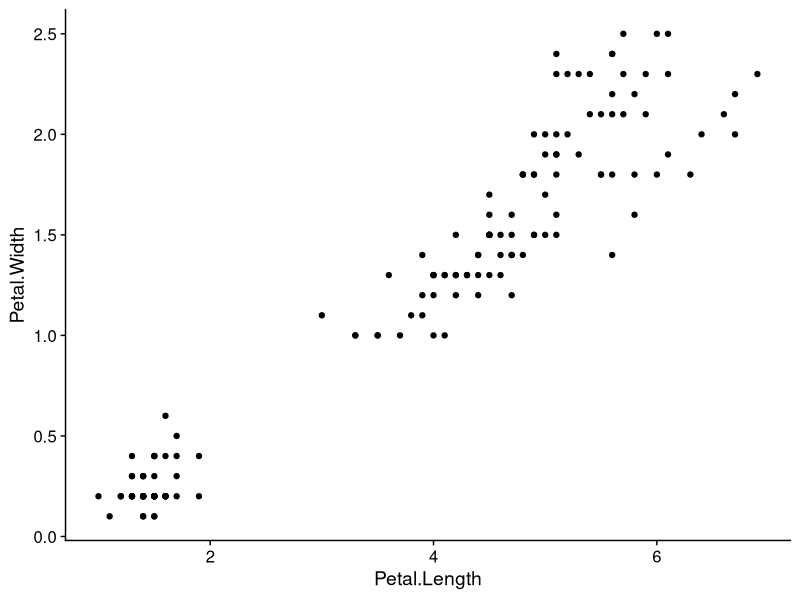
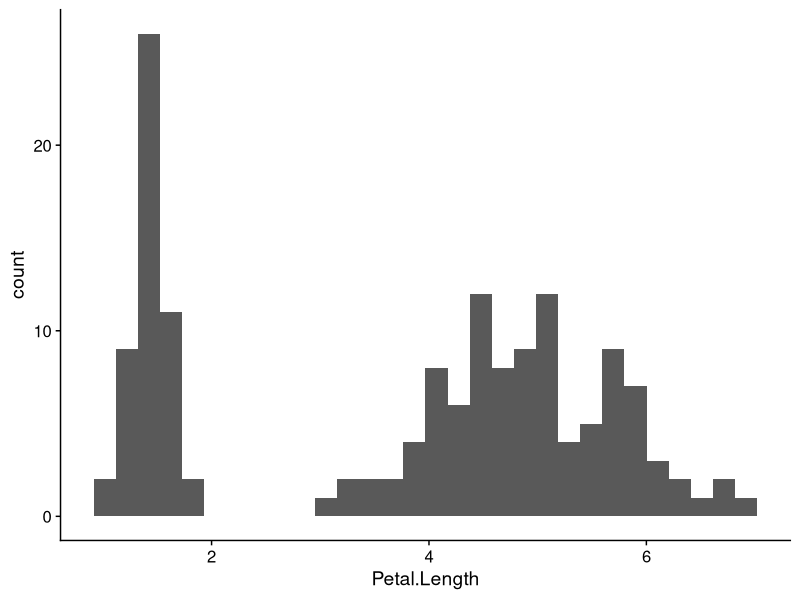

R code for these plots, in order:
## ---- chunk 1
library(tidyverse)
library(readxl)
library(cowplot)
theme_set(theme_cowplot())
## ---- chunk 2
glimpse(iris)
## ---- chunk 3
library("ggplot2")
ggplot(iris, aes(x = Petal.Length, y = Petal.Width)) +
  geom_point() 
## ---- chunk 4
ggplot(iris, aes(x = Petal.Length)) + 
  geom_histogram() 
## ---- chunk 5

## ---- chunk 6

## ---- chunk 7

## ---- chunk 8

## ---- chunk 9

## ---- chunk 10

## ---- chunk 11

## ---- chunk 12

## ---- chunk 13

## ---- chunk 14

